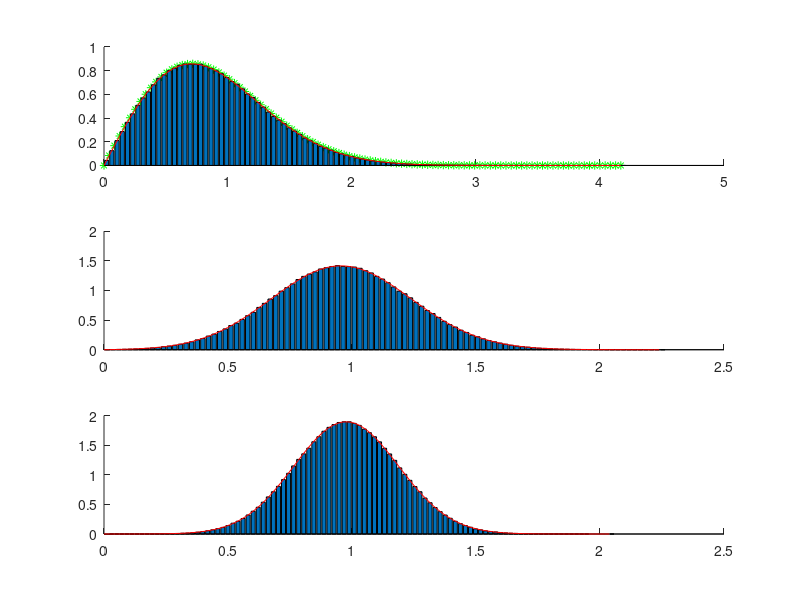

MATLAB code for this plot:
N = 1e6;                         %numero de amostras
vtk = [0 5 10];                   %fatores K Ricianos a simular
totPower = 1;                     %total power of Los Path & Scattered path


% for loop valores de K
for ik=1:length(vtk);
    subplot(length(vtk),1,ik)
    hold on
    K = vtk(ik);
    s = sqrt(K/(K+1)*totPower);            % parametro de nao centralidade
    sigma = totPower/sqrt(2*(K+1));
    %Amostras do canal Rice
    X = s + sigma*randn(N,1);                %LOS: VA Gaussiana com media=s e sigma definido
    Y = 0 + sigma*randn(N,1);                %NLOS: Gaussiana com media=0 e sigma definido
    Z = X + j*Y;
    [val,bins] = hist(abs(Z),100);         %Histograma de Z
    %
    % PDF Rice Teorica
    binWidth = bins(2)-bins(1);
    r = 0:binWidth:max(bins);
    %PDF teorica rayleigh
    if K == 0
        rayleigh_PDF = r./(sigma^2).*exp(-r.^2/(2*sigma^2));
        plot(r,rayleigh_PDF,'g*')
    end
    fRice = 2*r*(K+1)/totPower.*exp(-r.^2*(K+1)/totPower-K).*besseli(0,2*r*sqrt(K*(K+1)/totPower));
    % graficos
    bar(bins,val/(binWidth*sum(val)))
    plot(r,fRice,'r')
    
end